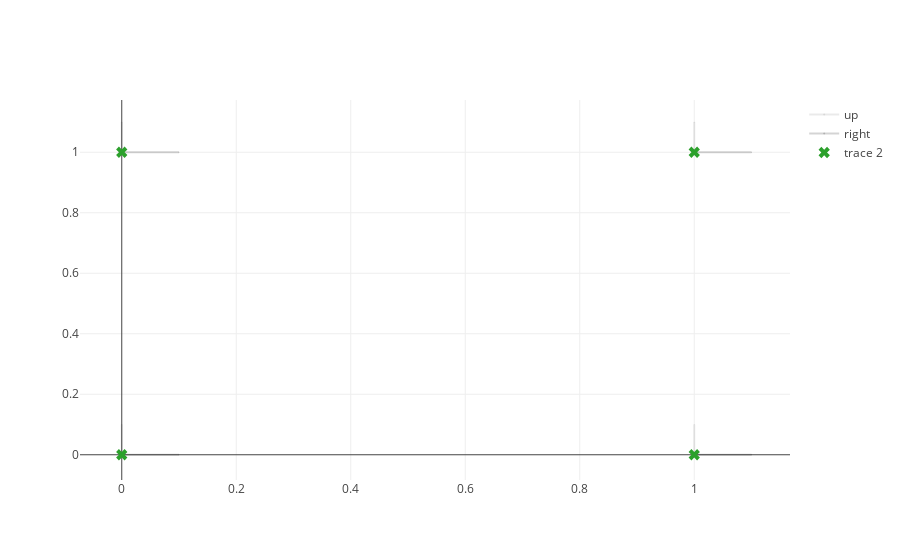

Notebook cell for this chart:
### Code cell
x = np.array([0, 1, 0, 1])
y = np.array([0, 0, 1, 1])

transitions_up = np.array([[0, 0.1], [1, 0.1], [0, 1.1], [1, 1.1]])
transitions_right = np.array([[0.1, 0], [1.1, 0], [0.1, 1], [1.1, 1]])

all_transitions = [transitions_up, transitions_right]
action_names = ['up', 'right']
n_actions = 2
opacity_unit = 0.75 / 9
opacities = [(i + 1) * opacity_unit for i in range(n_actions)]
trace_data = []

for trans, action_name, opacity in zip(all_transitions, action_names, opacities):
    plot_x = []
    plot_y = []
    for x_o, y_o, x_y_n in zip(x, y, trans):
        plot_x += [x_o, x_y_n[0], None]
        plot_y += [y_o, x_y_n[1], None]
    trace_data.append(
        go.Scatter(x=plot_x, 
                   y=plot_y, 
                   line=dict(color='rgba(0, 0, 0, ' + str(opacity) + ')'), 
                   marker=dict(size=1),
                    name=action_name)
    )

scatter = go.Scatter(x=x, y=y, mode='markers', marker=dict(symbol='x', size=10))
trace_data.append(scatter)

fig = dict(data=trace_data)
iplot(fig)

### Figure 1 — Plotly figure (JSON) as saved in the notebook; plotly's stock layout.template omitted (floating-point values rounded to 4 significant figures)
{"data": [{"line": {"color": "rgba(0, 0, 0, 0.08333333333333333)"}, "marker": {"size": 1}, "name": "up", "type": "scatter", "uid": "ba018419-3783-4e3a-a394-d09f3ccfaaa3", "x": [0, 0, null, 1, 1, null, 0, 0, null, 1, 1, null], "y": [0, 0.1, null, 0, 0.1, null, 1, 1.1, null, 1, 1.1, null]}, {"line": {"color": "rgba(0, 0, 0, 0.16666666666666666)"}, "marker": {"size": 1}, "name": "right", "type": "scatter", "uid": "6315d40f-fc89-4fe3-a4c4-14ad6c57a31f", "x": [0, 0.1, null, 1, 1.1, null, 0, 0.1, null, 1, 1.1, null], "y": [0, 0, null, 0, 0, null, 1, 1, null, 1, 1, null]}, {"marker": {"size": 10, "symbol": "x"}, "mode": "markers", "type": "scatter", "uid": "862609e9-8e02-4020-a9d6-b9a6bbf810b6", "x": [0, 1, 0, 1], "y": [0, 0, 1, 1]}], "layout": {}}
